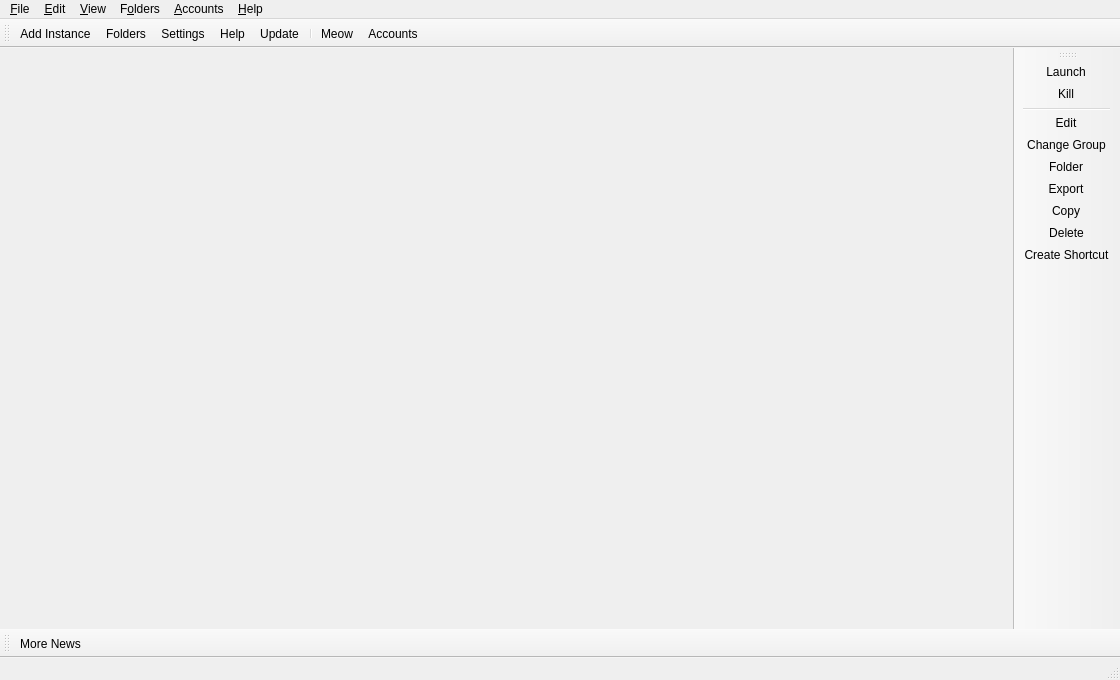
<?xml version="1.0" encoding="UTF-8"?>
<ui version="4.0">
 <class>MainWindow</class>
 <widget class="QMainWindow" name="MainWindow">
  <property name="geometry">
   <rect>
    <x>0</x>
    <y>0</y>
    <width>1120</width>
    <height>680</height>
   </rect>
  </property>
  <property name="minimumSize">
   <size>
    <width>860</width>
    <height>560</height>
   </size>
  </property>
  <widget class="QWidget" name="centralWidget">
   <layout class="QHBoxLayout" name="horizontalLayout">
    <property name="spacing">
     <number>0</number>
    </property>
    <property name="leftMargin">
     <number>0</number>
    </property>
    <property name="topMargin">
     <number>0</number>
    </property>
    <property name="rightMargin">
     <number>0</number>
    </property>
    <property name="bottomMargin">
     <number>0</number>
    </property>
   </layout>
  </widget>
  <widget class="QStatusBar" name="statusBar"/>
  <widget class="QToolBar" name="mainToolBar">
   <property name="windowTitle">
    <string>Main Toolbar</string>
   </property>
   <property name="allowedAreas">
    <set>Qt::ToolBarArea::BottomToolBarArea|Qt::ToolBarArea::TopToolBarArea</set>
   </property>
   <property name="toolButtonStyle">
    <enum>Qt::ToolButtonStyle::ToolButtonTextBesideIcon</enum>
   </property>
   <property name="floatable">
    <bool>false</bool>
   </property>
   <attribute name="toolBarArea">
    <enum>TopToolBarArea</enum>
   </attribute>
   <attribute name="toolBarBreak">
    <bool>false</bool>
   </attribute>
   <addaction name="actionAddInstance"/>
   <addaction name="actionFoldersButton"/>
   <addaction name="actionSettings"/>
   <addaction name="actionHelpButton"/>
   <addaction name="actionCheckUpdate"/>
   <addaction name="separator"/>
   <addaction name="actionCAT"/>
   <addaction name="actionAccountsButton"/>
  </widget>
  <widget class="QToolBar" name="newsToolBar">
   <property name="windowTitle">
    <string>News Toolbar</string>
   </property>
   <property name="allowedAreas">
    <set>Qt::ToolBarArea::BottomToolBarArea|Qt::ToolBarArea::TopToolBarArea</set>
   </property>
   <property name="iconSize">
    <size>
     <width>16</width>
     <height>16</height>
    </size>
   </property>
   <property name="toolButtonStyle">
    <enum>Qt::ToolButtonStyle::ToolButtonTextBesideIcon</enum>
   </property>
   <property name="floatable">
    <bool>false</bool>
   </property>
   <attribute name="toolBarArea">
    <enum>BottomToolBarArea</enum>
   </attribute>
   <attribute name="toolBarBreak">
    <bool>false</bool>
   </attribute>
   <addaction name="actionMoreNews"/>
  </widget>
  <widget class="WideBar" name="instanceToolBar">
   <property name="windowTitle">
    <string>Instance Toolbar</string>
   </property>
   <property name="allowedAreas">
    <set>Qt::ToolBarArea::LeftToolBarArea|Qt::ToolBarArea::RightToolBarArea</set>
   </property>
   <property name="iconSize">
    <size>
     <width>16</width>
     <height>16</height>
    </size>
   </property>
   <property name="toolButtonStyle">
    <enum>Qt::ToolButtonStyle::ToolButtonTextBesideIcon</enum>
   </property>
   <property name="floatable">
    <bool>false</bool>
   </property>
   <property name="useDefaultAction" stdset="0">
    <bool>true</bool>
   </property>
   <attribute name="toolBarArea">
    <enum>RightToolBarArea</enum>
   </attribute>
   <attribute name="toolBarBreak">
    <bool>false</bool>
   </attribute>
   <addaction name="actionLaunchInstance"/>
   <addaction name="actionKillInstance"/>
   <addaction name="separator"/>
   <addaction name="actionEditInstance"/>
   <addaction name="actionChangeInstGroup"/>
   <addaction name="actionViewSelectedInstFolder"/>
   <addaction name="actionExportInstance"/>
   <addaction name="actionCopyInstance"/>
   <addaction name="actionDeleteInstance"/>
   <addaction name="actionCreateInstanceShortcut"/>
  </widget>
  <widget class="QMenuBar" name="menuBar">
   <property name="geometry">
    <rect>
     <x>0</x>
     <y>0</y>
     <width>800</width>
     <height>18</height>
    </rect>
   </property>
   <widget class="QMenu" name="fileMenu">
    <property name="title">
     <string>&amp;File</string>
    </property>
    <property name="toolTipsVisible">
     <bool>true</bool>
    </property>
    <addaction name="actionAddInstance"/>
    <addaction name="separator"/>
    <addaction name="actionLaunchInstance"/>
    <addaction name="actionKillInstance"/>
    <addaction name="separator"/>
    <addaction name="actionEditInstance"/>
    <addaction name="actionChangeInstGroup"/>
    <addaction name="actionViewSelectedInstFolder"/>
    <addaction name="actionExportInstance"/>
    <addaction name="actionCopyInstance"/>
    <addaction name="actionDeleteInstance"/>
    <addaction name="actionCreateInstanceShortcut"/>
    <addaction name="separator"/>
    <addaction name="actionSettings"/>
    <addaction name="actionCloseWindow"/>
   </widget>
   <widget class="QMenu" name="editMenu">
    <property name="title">
     <string>&amp;Edit</string>
    </property>
    <property name="toolTipsVisible">
     <bool>true</bool>
    </property>
    <addaction name="actionUndoTrashInstance"/>
   </widget>
   <widget class="QMenu" name="viewMenu">
    <property name="title">
     <string>&amp;View</string>
    </property>
    <property name="toolTipsVisible">
     <bool>true</bool>
    </property>
    <addaction name="actionChangeTheme"/>
    <addaction name="separator"/>
    <addaction name="actionCAT"/>
    <addaction name="actionToggleStatusBar"/>
    <addaction name="actionLockToolbars"/>
    <addaction name="separator"/>
   </widget>
   <widget class="QMenu" name="foldersMenu">
    <property name="title">
     <string>F&amp;olders</string>
    </property>
    <property name="toolTipsVisible">
     <bool>true</bool>
    </property>
    <addaction name="actionViewLauncherRootFolder"/>
    <addaction name="separator"/>
    <addaction name="actionViewInstanceFolder"/>
    <addaction name="actionViewCentralModsFolder"/>
    <addaction name="actionViewSkinsFolder"/>
    <addaction name="actionViewJavaFolder"/>
    <addaction name="separator"/>
    <addaction name="actionViewIconThemeFolder"/>
    <addaction name="actionViewWidgetThemeFolder"/>
    <addaction name="actionViewCatPackFolder"/>
    <addaction name="actionViewIconsFolder"/>
    <addaction name="separator"/>
    <addaction name="actionViewLogsFolder"/>
   </widget>
   <widget class="QMenu" name="accountsMenu">
    <property name="title">
     <string>&amp;Accounts</string>
    </property>
   </widget>
   <widget class="QMenu" name="helpMenu">
    <property name="title">
     <string>&amp;Help</string>
    </property>
    <property name="toolTipsVisible">
     <bool>true</bool>
    </property>
    <addaction name="actionClearMetadata"/>
    <addaction name="actionReportBug"/>
    <addaction name="actionViewLog"/>
    <addaction name="actionAddToPATH"/>
    <addaction name="separator"/>
    <addaction name="actionMATRIX"/>
    <addaction name="actionDISCORD"/>
    <addaction name="actionREDDIT"/>
    <addaction name="separator"/>
    <addaction name="actionMoreNews"/>
    <addaction name="actionCheckUpdate"/>
    <addaction name="actionOpenWiki"/>
    <addaction name="actionAbout"/>
   </widget>
   <addaction name="fileMenu"/>
   <addaction name="editMenu"/>
   <addaction name="viewMenu"/>
   <addaction name="foldersMenu"/>
   <addaction name="accountsMenu"/>
   <addaction name="helpMenu"/>
  </widget>
  <action name="actionMoreNews">
   <property name="icon">
    <iconset theme="news"/>
   </property>
   <property name="text">
    <string>More News...</string>
   </property>
   <property name="toolTip">
    <string>Open the development blog to read more news about %1.</string>
   </property>
  </action>
  <action name="actionCAT">
   <property name="checkable">
    <bool>true</bool>
   </property>
   <property name="icon">
    <iconset theme="cat"/>
   </property>
   <property name="text">
    <string>&amp;Meow</string>
   </property>
   <property name="toolTip">
    <string>It's a fluffy kitty :3</string>
   </property>
  </action>
  <action name="actionToggleStatusBar">
   <property name="checkable">
    <bool>true</bool>
   </property>
   <property name="text">
    <string>Status Bar</string>
   </property>
  </action>
  <action name="actionLockToolbars">
   <property name="checkable">
    <bool>true</bool>
   </property>
   <property name="text">
    <string>Lock Toolbars</string>
   </property>
  </action>
  <action name="actionUndoTrashInstance">
   <property name="enabled">
    <bool>false</bool>
   </property>
   <property name="text">
    <string>&amp;Undo Last Instance Deletion</string>
   </property>
  </action>
  <action name="actionAddInstance">
   <property name="icon">
    <iconset theme="new"/>
   </property>
   <property name="text">
    <string>Add Instanc&amp;e...</string>
   </property>
   <property name="toolTip">
    <string>Add a new instance.</string>
   </property>
  </action>
  <action name="actionCheckUpdate">
   <property name="icon">
    <iconset theme="checkupdate"/>
   </property>
   <property name="text">
    <string>&amp;Update...</string>
   </property>
   <property name="toolTip">
    <string>Check for new updates for %1.</string>
   </property>
   <property name="menuRole">
    <enum>QAction::MenuRole::ApplicationSpecificRole</enum>
   </property>
  </action>
  <action name="actionSettings">
   <property name="icon">
    <iconset theme="settings"/>
   </property>
   <property name="text">
    <string>Setti&amp;ngs...</string>
   </property>
   <property name="toolTip">
    <string>Change settings.</string>
   </property>
   <property name="menuRole">
    <enum>QAction::MenuRole::PreferencesRole</enum>
   </property>
  </action>
  <action name="actionManageSkins">
   <property name="icon">
    <iconset theme="settings"/>
   </property>
   <property name="text">
    <string>Manage &amp;Skins...</string>
   </property>
  </action>
  <action name="actionManageAccounts">
   <property name="icon">
    <iconset theme="accounts"/>
   </property>
   <property name="text">
    <string>&amp;Manage Accounts...</string>
   </property>
  </action>
  <action name="actionLaunchInstance">
   <property name="icon">
    <iconset theme="launch"/>
   </property>
   <property name="text">
    <string>&amp;Launch</string>
   </property>
   <property name="toolTip">
    <string>Launch the selected instance.</string>
   </property>
  </action>
  <action name="actionKillInstance">
   <property name="icon">
    <iconset theme="status-bad"/>
   </property>
   <property name="text">
    <string>&amp;Kill</string>
   </property>
   <property name="toolTip">
    <string>Kill the running instance.</string>
   </property>
   <property name="shortcut">
    <string>Ctrl+K</string>
   </property>
  </action>
  <action name="actionRenameInstance">
   <property name="icon">
    <iconset theme="rename"/>
   </property>
   <property name="text">
    <string>Rename</string>
   </property>
   <property name="toolTip">
    <string>Rename the selected instance.</string>
   </property>
  </action>
  <action name="actionChangeInstGroup">
   <property name="icon">
    <iconset theme="tag"/>
   </property>
   <property name="text">
    <string>&amp;Change Group...</string>
   </property>
   <property name="toolTip">
    <string>Change the selected instance's group.</string>
   </property>
   <property name="shortcut">
    <string>Ctrl+G</string>
   </property>
  </action>
  <action name="actionChangeInstIcon">
   <property name="text">
    <string>Change Icon</string>
   </property>
   <property name="toolTip">
    <string>Change the selected instance's icon.</string>
   </property>
  </action>
  <action name="actionEditInstance">
   <property name="icon">
    <iconset theme="settings"/>
   </property>
   <property name="text">
    <string>&amp;Edit...</string>
   </property>
   <property name="toolTip">
    <string>Change the instance settings, mods and versions.</string>
   </property>
   <property name="shortcut">
    <string>Ctrl+I</string>
   </property>
  </action>
  <action name="actionViewSelectedInstFolder">
   <property name="icon">
    <iconset theme="viewfolder"/>
   </property>
   <property name="text">
    <string>&amp;Folder</string>
   </property>
   <property name="toolTip">
    <string>Open the selected instance's root folder in a file browser.</string>
   </property>
  </action>
  <action name="actionDeleteInstance">
   <property name="icon">
    <iconset theme="delete"/>
   </property>
   <property name="text">
    <string>Dele&amp;te</string>
   </property>
   <property name="toolTip">
    <string>Delete the selected instance.</string>
   </property>
   <property name="autoRepeat">
    <bool>false</bool>
   </property>
  </action>
  <action name="actionCopyInstance">
   <property name="icon">
    <iconset theme="copy"/>
   </property>
   <property name="text">
    <string>Cop&amp;y...</string>
   </property>
   <property name="toolTip">
    <string>Copy the selected instance.</string>
   </property>
   <property name="shortcut">
    <string>Ctrl+D</string>
   </property>
  </action>
  <action name="actionExportInstance">
   <property name="icon">
    <iconset theme="export"/>
   </property>
   <property name="text">
    <string>E&amp;xport...</string>
   </property>
   <property name="toolTip">
    <string>Export the selected instance to supported formats.</string>
   </property>
  </action>
  <action name="actionExportInstanceZip">
   <property name="icon">
    <iconset theme="launcher"/>
   </property>
   <property name="text">
    <string>Halo Launcher (zip)</string>
   </property>
  </action>
  <action name="actionExportInstanceMrPack">
   <property name="icon">
    <iconset theme="modrinth"/>
   </property>
   <property name="text">
    <string>Modrinth (mrpack)</string>
   </property>
  </action>
  <action name="actionExportInstanceFlamePack">
   <property name="icon">
    <iconset theme="flame"/>
   </property>
   <property name="text">
    <string>CurseForge (zip)</string>
   </property>
  </action>
  <action name="actionCreateInstanceShortcut">
   <property name="icon">
    <iconset theme="shortcut"/>
   </property>
   <property name="text">
    <string>Create Shortcut</string>
   </property>
   <property name="toolTip">
    <string>Creates a shortcut on a selected folder to launch the selected instance.</string>
   </property>
  </action>
  <action name="actionNoAccountsAdded">
   <property name="icon">
    <iconset theme="noaccount"/>
   </property>
   <property name="text">
    <string>No accounts added!</string>
   </property>
  </action>
  <action name="actionNoDefaultAccount">
   <property name="checkable">
    <bool>true</bool>
   </property>
   <property name="icon">
    <iconset theme="noaccount"/>
   </property>
   <property name="text">
    <string>No Default Account</string>
   </property>
   <property name="shortcut">
    <string>Ctrl+0</string>
   </property>
  </action>
  <action name="actionCloseWindow">
   <property name="icon">
    <iconset theme="status-bad"/>
   </property>
   <property name="text">
    <string>Close &amp;Window</string>
   </property>
   <property name="toolTip">
    <string>Close the current window</string>
   </property>
   <property name="menuRole">
    <enum>QAction::MenuRole::NoRole</enum>
   </property>
  </action>
  <action name="actionViewInstanceFolder">
   <property name="icon">
    <iconset theme="viewfolder"/>
   </property>
   <property name="text">
    <string>&amp;Instances</string>
   </property>
   <property name="toolTip">
    <string>Open the instances folder in a file browser.</string>
   </property>
  </action>
  <action name="actionViewLauncherRootFolder">
   <property name="icon">
    <iconset theme="viewfolder"/>
   </property>
   <property name="text">
    <string>Launcher &amp;Root</string>
   </property>
   <property name="toolTip">
    <string>Open the launcher's root folder in a file browser.</string>
   </property>
  </action>
  <action name="actionViewCentralModsFolder">
   <property name="icon">
    <iconset theme="centralmods"/>
   </property>
   <property name="text">
    <string>&amp;Central Mods</string>
   </property>
   <property name="toolTip">
    <string>Open the central mods folder in a file browser.</string>
   </property>
  </action>
  <action name="actionViewSkinsFolder">
   <property name="icon">
    <iconset theme="viewfolder"/>
   </property>
   <property name="text">
    <string>&amp;Skins</string>
   </property>
   <property name="toolTip">
    <string>Open the skins folder in a file browser.</string>
   </property>
  </action>
  <action name="actionViewIconsFolder">
   <property name="icon">
    <iconset theme="viewfolder"/>
   </property>
   <property name="text">
    <string>Instance Icons</string>
   </property>
   <property name="toolTip">
    <string>Open the instance icons folder in a file browser.</string>
   </property>
  </action>
  <action name="actionViewLogsFolder">
   <property name="icon">
    <iconset theme="viewfolder"/>
   </property>
   <property name="text">
    <string>Logs</string>
   </property>
   <property name="toolTip">
    <string>Open the logs folder in a file browser.</string>
   </property>
  </action>
  <action name="actionChangeTheme">
   <property name="text">
    <string>Themes</string>
   </property>
  </action>
  <action name="actionReportBug">
   <property name="icon">
    <iconset theme="bug"/>
   </property>
   <property name="text">
    <string>Report a Bug or Suggest a Feature</string>
   </property>
   <property name="toolTip">
    <string>Open the bug tracker to report a bug with %1.</string>
   </property>
  </action>
  <action name="actionDISCORD">
   <property name="icon">
    <iconset theme="discord"/>
   </property>
   <property name="text">
    <string>&amp;Discord Guild</string>
   </property>
   <property name="toolTip">
    <string>Open %1 Discord guild.</string>
   </property>
  </action>
  <action name="actionMATRIX">
   <property name="icon">
    <iconset theme="matrix"/>
   </property>
   <property name="text">
    <string>&amp;Matrix Space</string>
   </property>
   <property name="toolTip">
    <string>Open %1 Matrix space.</string>
   </property>
  </action>
  <action name="actionREDDIT">
   <property name="icon">
    <iconset theme="reddit-alien"/>
   </property>
   <property name="text">
    <string>Sub&amp;reddit</string>
   </property>
   <property name="toolTip">
    <string>Open %1 subreddit.</string>
   </property>
  </action>
  <action name="actionAbout">
   <property name="icon">
    <iconset theme="about"/>
   </property>
   <property name="text">
    <string>&amp;About %1</string>
   </property>
   <property name="toolTip">
    <string>View information about %1.</string>
   </property>
   <property name="menuRole">
    <enum>QAction::MenuRole::AboutRole</enum>
   </property>
  </action>
  <action name="actionClearMetadata">
   <property name="icon">
    <iconset theme="refresh"/>
   </property>
   <property name="text">
    <string>&amp;Clear Metadata Cache</string>
   </property>
   <property name="toolTip">
    <string>Clear cached metadata</string>
   </property>
  </action>
  <action name="actionViewLog">
   <property name="icon">
    <iconset theme="log"/>
   </property>
   <property name="text">
    <string>View logs</string>
   </property>
   <property name="toolTip">
    <string>View current and previous launcher logs</string>
   </property>
  </action>
  <action name="actionAddToPATH">
   <property name="icon">
    <iconset theme="custom-commands"/>
   </property>
   <property name="text">
    <string>Install to &amp;PATH</string>
   </property>
   <property name="toolTip">
    <string>Install a %1 symlink to /usr/local/bin</string>
   </property>
  </action>
  <action name="actionFoldersButton">
   <property name="icon">
    <iconset theme="viewfolder"/>
   </property>
   <property name="text">
    <string>Folders</string>
   </property>
   <property name="toolTip">
    <string>Open one of the folders shared between instances.</string>
   </property>
  </action>
  <action name="actionHelpButton">
   <property name="icon">
    <iconset theme="help"/>
   </property>
   <property name="text">
    <string>Help</string>
   </property>
   <property name="toolTip">
    <string>Get help with %1 or Minecraft.</string>
   </property>
  </action>
  <action name="actionAccountsButton">
   <property name="icon">
    <iconset theme="noaccount"/>
   </property>
   <property name="text">
    <string>Accounts</string>
   </property>
  </action>
  <action name="actionOpenWiki">
   <property name="icon">
    <iconset theme="help"/>
   </property>
   <property name="text">
    <string>%1 &amp;Wiki</string>
   </property>
   <property name="toolTip">
    <string>Open the %1 wiki</string>
   </property>
  </action>
  <action name="actionViewWidgetThemeFolder">
   <property name="icon">
    <iconset theme="viewfolder"/>
   </property>
   <property name="text">
    <string>&amp;Widget Themes</string>
   </property>
   <property name="toolTip">
    <string>Open the widget themes folder in a file browser.</string>
   </property>
  </action>
  <action name="actionViewIconThemeFolder">
   <property name="icon">
    <iconset theme="viewfolder"/>
   </property>
   <property name="text">
    <string>I&amp;con Theme</string>
   </property>
   <property name="toolTip">
    <string>Open the icon theme folder in a file browser.</string>
   </property>
  </action>
  <action name="actionViewCatPackFolder">
   <property name="icon">
    <iconset theme="viewfolder"/>
   </property>
   <property name="text">
    <string>Cat Packs</string>
   </property>
   <property name="toolTip">
    <string>Open the cat packs folder in a file browser.</string>
   </property>
  </action>
  <action name="actionViewJavaFolder">
   <property name="icon">
    <iconset theme="viewfolder"/>
   </property>
   <property name="text">
    <string>Java</string>
   </property>
   <property name="toolTip">
    <string>Open the Java folder in a file browser. Only available if the built-in Java downloader is used.</string>
   </property>
  </action>
 </widget>
 <customwidgets>
  <customwidget>
   <class>WideBar</class>
   <extends>QToolBar</extends>
   <header>ui/widgets/WideBar.h</header>
  </customwidget>
 </customwidgets>
 <resources/>
 <connections/>
</ui>
